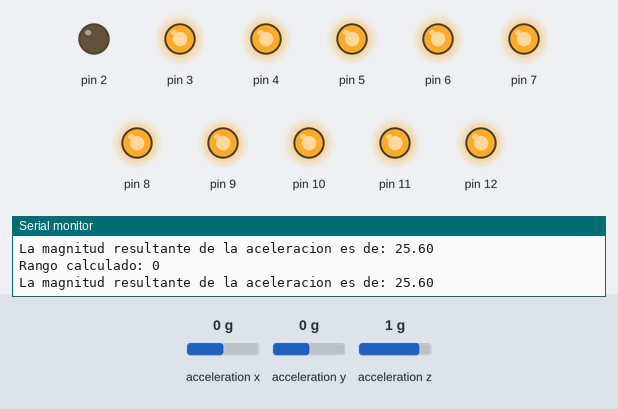
Recording of a sketch running on a simulated Arduino Uno, built with avr-gcc and run on an emulated ATmega328P. Shown: output pins drawn as LEDs (lit = HIGH), the last lines printed to the serial monitor. Dashed ring = blinking. Inputs (shaded band) come from the test bench; at power-on: acceleration x 0 g, acceleration y 0 g, acceleration z 1 g. The audio player accepts every command and is not drawn; pins used as bus, display or sensor lines are not drawn.

Above: at 1.7 s.
1.8 s: acceleration x set to -0.6 g
3.3 s: acceleration x set to -0.9 g
At 4.2 s:
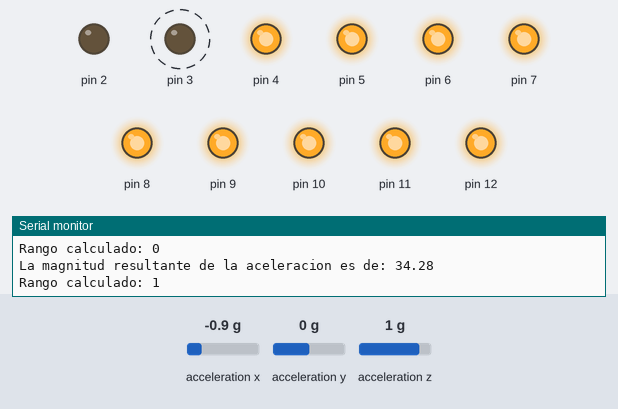
6.3 s: acceleration y set to -0.7 g
8.9 s: acceleration y set to -1 g
At 10.0 s:
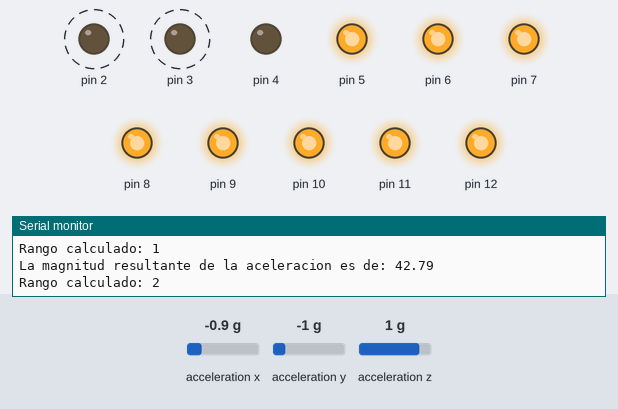
11.9 s: acceleration z set to 0.7 g
At 13.9 s:
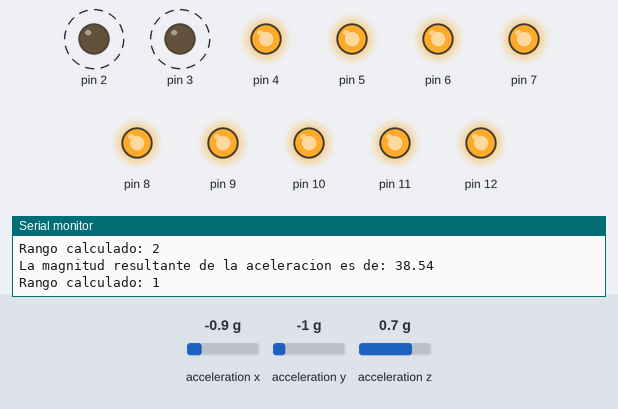
14.9 s: acceleration z set to -1.4 g
At 15.9 s:
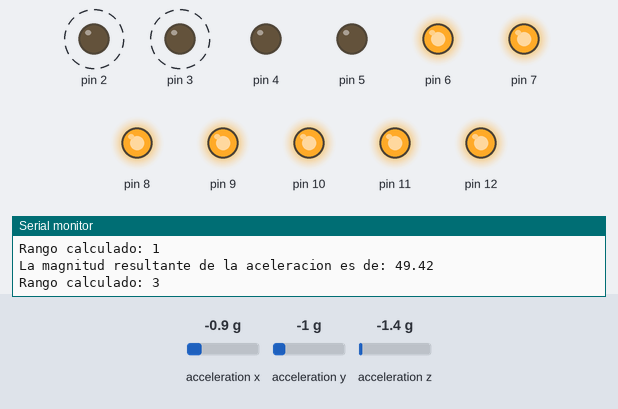
Timing chart, 0 to 18.9 s (numbered marks = the images above; inputs shaded):
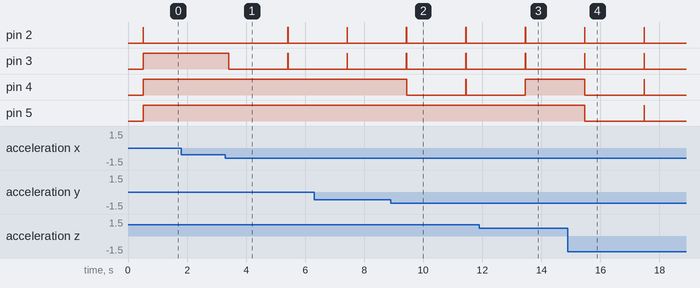

Measured:
- the behaviour switches between -0.7 and -0.8 g on acceleration x (found by bisection; images 0 and 1)
- the behaviour switches between -0.8 and -0.9 g on acceleration y (found by bisection; images 1 and 2)
- the behaviour switches between 0.9 and 0.8 g on acceleration z (found by bisection; images 2 and 3)
- after the input at 3.3 s, pin 2: LOW → HIGH after 2.1 s, → LOW 0.01 s later; pin 3: HIGH → LOW after 0.11 s, → HIGH 2.0 s later, → LOW 0.01 s later
- after the input at 8.9 s, pin 4: HIGH → LOW after 0.54 s, → HIGH 2.0 s later, → LOW 0.01 s later
- after the input at 11.9 s, pin 4: goes on until 13.5 s, then stays HIGH
- after the input at 14.9 s, pin 4, pin 5: HIGH → LOW after 0.58 s, → HIGH 2.0 s later, → LOW 0.01 s later

The sketch:

sketch_jul16g.ino
```cpp
/* Fundacion Kinal
   Centro educativo tecnico laboral Kinal
   Quinto perito
   Quinto electronica
   Codigo Tecnico: EB5AM
   Curso: Taller de electronica digital y reparacion de computadoras I
   Proyecto: Variables de medición e indicaciones sonoras
   Dev: Jose Guamuch
   Fecha: 16 de Julio
*/
#include <Wire.h>
#include <SparkFun_ADXL345.h>
#include <Arduino.h>
#include <DFRobotDFPlayerMini.h>
#include <SoftwareSerial.h>

SoftwareSerial softSerial(A1, A2); // Conexiones RX y TX del DFPlayer Mini
DFRobotDFPlayerMini myDFPlayer;
ADXL345 acelerometro_ADXL345 = ADXL345();
int x, y, z;
float Mx, My, Mz, MR;

void setup() {
  softSerial.begin(9600);
  Serial.begin(9600);

  if (!myDFPlayer.begin(softSerial)) {
    Serial.println("Error en la inicialización del DFPlayer Mini");
    // No detener el programa, continuar con la inicialización de los LEDs
  }
  myDFPlayer.volume(15); // Ajusta el volumen a un nivel más alto
  acelerometro_ADXL345.powerOn();
  acelerometro_ADXL345.setRangeSetting(8);

  for (int i = 2; i <= 12; i++) {
    pinMode(i, OUTPUT);
    digitalWrite(i, HIGH); // Asegúrate de que los LEDs estén apagados al inicio
  }
  pinMode(A1, OUTPUT);
  pinMode(A2, OUTPUT);
  digitalWrite(A1, HIGH); // Asegúrate de que el pin A1 esté en alto al inicio
  digitalWrite(A2, HIGH); // Asegúrate de que el pin A2 esté en alto al inicio
}

void loop() {
  // Leer datos del acelerómetro
  acelerometro_ADXL345.readAccel(&x, &y, &z);
  Mx = x * 0.4;
  My = y * 0.4;
  Mz = z * 0.4;

  MR = sqrt(Mx * Mx + My * My + Mz * Mz);

  Serial.print("La magnitud resultante de la aceleracion es de: ");
  Serial.println(MR);

  // Mapear MR a un rango de 0 a 10
  int Rango = map(MR, 24, 100, 0, 10);

  Serial.print("Rango calculado: ");
  Serial.println(Rango);

  // Reproducción de sonido y control de pines según el rango
  switch (Rango) {
    case 0:
      digitalWrite(2, LOW);
      break;
    case 1:
      digitalWrite(2, LOW);
      digitalWrite(3, LOW);
      apagar();
      break;
    case 2:
      for (int i = 2; i <= 4; i++) {
        digitalWrite(i, LOW);
      }
      apagar();
      break;
    case 3:
      for (int i = 2; i <= 5; i++) {
        digitalWrite(i, LOW);
      }
      apagar();
      break;
    case 4:
      for (int i = 2; i <= 6; i++) {
        digitalWrite(i, LOW);
      }
      apagar();
      break;
    case 5:
      for (int i = 2; i <= 7; i++) {
        digitalWrite(i, LOW);
      }
      apagar();
      break;
    case 6:
      myDFPlayer.play(1);
      for (int i = 2; i <= 8; i++) {
        digitalWrite(i, LOW);
      }
      apagar();
      break;
    case 7:
      myDFPlayer.play(1);
      for (int i = 2; i <= 9; i++) {
        digitalWrite(i, LOW);
      }
      apagar();
      break;
    case 8:
      myDFPlayer.play(1);
      for (int i = 2; i <= 10; i++) {
        digitalWrite(i, LOW);
      }
      digitalWrite(A2, LOW);
      apagar();
      break;
    case 9:
      myDFPlayer.play(1);
      for (int i = 2; i <= 11; i++) {
        digitalWrite(i, LOW);
      }
      digitalWrite(A2, LOW);
      digitalWrite(A1, LOW);
      apagar();
      break;
    case 10:
      myDFPlayer.play(1);
      for (int i = 2; i <= 12; i++) {
        digitalWrite(i, LOW);
      }
      digitalWrite(A2, LOW);
      digitalWrite(A1, LOW);
      apagar();
      break;
    default:
      for (int i = 2; i <= 12; i++) {
        digitalWrite(i, LOW);
      }
      digitalWrite(A2, LOW);
      digitalWrite(A1, LOW);
      myDFPlayer.play(1);
      apagar();
  }
}

void salidas() {
  for (int i = 2; i <= 12; i++) {
    pinMode(i, OUTPUT);
    digitalWrite(i, HIGH); // Apagar LEDs
  }
  pinMode(A2, OUTPUT);
  pinMode(A1, OUTPUT);
  digitalWrite(A2, HIGH); // Apagar pin A2
  digitalWrite(A1, HIGH); // Apagar pin A1
}

void apagar() {
  delay(2000);
  for (int i = 2; i <= 12; i++) {
    digitalWrite(i, HIGH); // Apagar LEDs
  }
  digitalWrite(A2, HIGH); // Apagar pin A2
  digitalWrite(A1, HIGH); // Apagar pin A1
}
```
